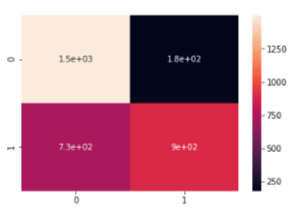

Here is the Python script that generated this plot:
#Using Naive Bayes,predict if the flight is going to be cancelled, based on data inputs.

#import libraries to run naive bayes model on data inputs
import sklearn as sk
from sklearn import datasets
import pandas as pd
import pymysql  
from sklearn.metrics import confusion_matrix
import seaborn as sns
from sklearn.model_selection import train_test_split
from sklearn.naive_bayes import GaussianNB

#connect to mysql database and retrieve cleaned data set (naivebayes2) for running model
conn = pymysql.connect(host='localhost',  
                       port=3306,  
                       user='root',  
                       passwd='password',  
                       db='flight_delay',  
                       charset='utf8')  
cur = conn.cursor()  
sql = "SELECT * FROM naivebayes2 "  
dbquery = cur.execute(sql)  
rows = cur.fetchall()
rowlists = [list(x) for x in rows]
y_var = [item[0] for item in rowlists]
x1_var = [item[1] for item in rowlists]
x2_var = [item[2] for item in rowlists]
x3_var =  [item[3] for item in rowlists]
x_vars = [item[1:4] for item in rowlists]

#split into training and testing data sets
X_train, X_test, y_train, y_test = train_test_split(x_vars, y_var, test_size=0.33, random_state=42)

#compute model based on training data sets
model = GaussianNB()
model.fit(X_train, y_train)

#predicted values when model is run on training/testing data sets
predicted_train = model.predict(X_train)
predicted_test = model.predict(X_test)

#Accuracy measure
from sklearn.metrics import accuracy_score
accuracy_train = accuracy_score(y_train, predicted_train)
accuracy_test = accuracy_score(y_test, predicted_test)
print("Training Accuray", accuracy_train)
print("Test Accuray", accuracy_test)

#confusion matrix output to measure recall and precision
cm_train = pd.DataFrame(confusion_matrix(y_train, predicted_train)) 
cm_test = pd.DataFrame(confusion_matrix(y_test, predicted_test)) 
sns.heatmap(cm_test, annot=True)

#close database connection 
cur.close()  
conn.close()
